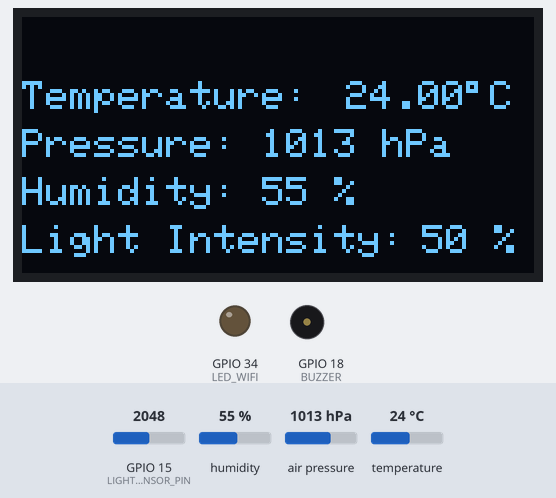
A sketch run on a simulated ESP32. Shown: 128×64 one-colour display, output pins drawn as LEDs (lit = HIGH), buzzer (waves = sounding, pin HIGH). Inputs (shaded band) come from the test bench; at power-on: GPIO 15 (LIGHT_SENSOR_PIN) = 2048, humidity 55 %, air pressure 1013 hPa, temperature 24 °C. WiFi joins after 1.5 s; servers stay silent unless stated; what the sketch prints to the serial monitor is not drawn.

Above: at 3.0 s.
At 63.0 s:
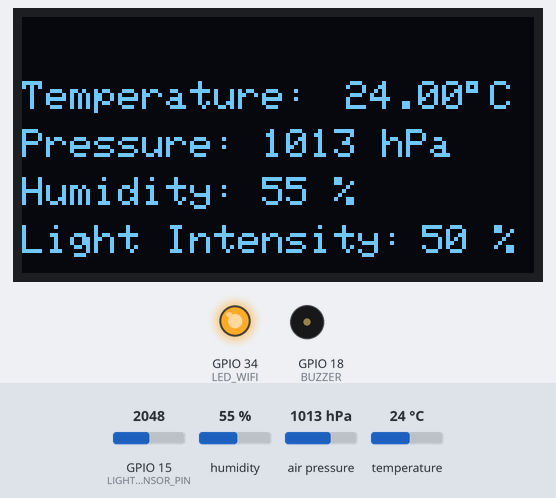
Timing chart, 0 to 64.5 s (numbered marks = the images above):
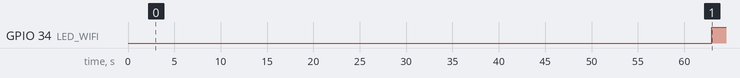

The sketch:

finalcode.ino
```cpp
#include <Wire.h>
#include <SPI.h>
#include <Adafruit_Sensor.h>
#include <Adafruit_BMP280.h>
#include <Adafruit_GFX.h>
#include <Adafruit_SSD1306.h>
#include <BlynkSimpleEsp32.h>
#include "Adafruit_HTU21DF.h"
#include <WiFiManager.h>

#define BLYNK_TEMPLATE_ID "TMPL6JvKokjjm"
#define BLYNK_TEMPLATE_NAME "MINI WEATHER STATION"
#define BLYNK_AUTH_TOKEN "iLkh0wUUdjs4Z4Hd0Q8avTICnW6YLA9s"

#define BLYNK_PRINT Serial

#define SEALEVELPRESSURE_HPA (1013.25)
#define SCREEN_WIDTH 128  // OLED display width, in pixels
#define SCREEN_HEIGHT 64  // OLED display height, in pixels
#define OLED_RESET    -1  // Reset pin # (or -1 if sharing reset pin)
#define LIGHT_SENSOR_PIN 15 //LDR sensor pin
#define BUZZER 18
#define LED_WIFI 34
#define BUTTON 14

//for buzzer alarm
bool break_happened = false;

Adafruit_SSD1306 display(SCREEN_WIDTH, SCREEN_HEIGHT, &Wire, OLED_RESET);
Adafruit_BMP280 bmp;
Adafruit_HTU21DF htu = Adafruit_HTU21DF();

double calcLightIntensity(int AnVal, int Resistor){
  float lux = (AnVal / 4095.0) * 100.0;
  //double Vout= AnVal*0.0048828125;
  //int lux=((2500/Vout-500)/Resistor);
  return lux;
}

char auth[] = BLYNK_AUTH_TOKEN;
char ssid[40] ="";  // type your wifi name
char pass[40] ="";  // type your wifi password
BlynkTimer timer;


void sendSensor()
{
    digitalWrite(LED_WIFI,HIGH);
    float temp = bmp.readTemperature();
    float pressure = bmp.readPressure()/100;
    float rel_hum = htu.readHumidity();
    //float alt = bmp.readAltitude(1013.25);
    int analogVal = analogRead(LIGHT_SENSOR_PIN); //read values from D15
    int Resistance= 10; //I am using a 10k ohms resistor
    int luxval=calcLightIntensity(analogVal, Resistance );


  // You can send any value at any time.
  // Please don't send more that 10 values per second.
    if (Blynk.connected()){
      Blynk.virtualWrite(V0, temp);
      Blynk.virtualWrite(V1, pressure);
      Blynk.virtualWrite(V2, rel_hum);
      Blynk.virtualWrite(V3, luxval);
    }


}

void ring_buzzer(){

  bool button_pressed=digitalRead(BUTTON);
  //Serial.println(digitalRead(BUTTON),break_happened);
  //Ring the buzzer
  while (break_happened == false && button_pressed == HIGH) {
    bool button_pressed=digitalRead(BUTTON);
    if (button_pressed == LOW) {
      //Serial.println(digitalRead(BUTTON));
      delay(200);
      break_happened = true;
      digitalWrite(BUZZER,LOW);
      break;
    }
    digitalWrite(BUZZER,HIGH);
    delay(500);
  }
}

void setup() {
  Serial.begin(9600);

  WiFiManager wm;
  wm.resetSettings();
  bool res = wm.autoConnect("AutoConnectAP","password");
  if(!res) {
    Serial.println("Failed to connect");
    // ESP.restart();
  }
  else {
    //if you get here you have connected to the WiFi
    Serial.println("connected...yeey :)");
    String ssidString = wm.getWiFiSSID();
    String passString = wm.getWiFiPass();
    ssidString.toCharArray(ssid, sizeof(ssid));
    passString.toCharArray(pass, sizeof(pass));
  }
  pinMode(BUZZER, OUTPUT);
  pinMode(LIGHT_SENSOR_PIN, INPUT);
  pinMode(LED_WIFI,OUTPUT);
  pinMode(BUTTON,INPUT);

  Blynk.begin(auth, ssid, pass);
  /***
  while (Blynk.connect() == false) {
    if(((millis()/1000) - timeout) > 10){   // issue msg if not connected to Blynk in more than 10 seconds
      break;
    }
  }
  ***/

  Wire.begin();
 // initialize the SSD1306 OLED display with I2C address = 0x3D
  display.begin(SSD1306_SWITCHCAPVCC, 0x3C);
 // clear the display buffer.
  display.clearDisplay();
  display.setTextSize(1);   // text size = 1
  display.setTextColor(WHITE, BLACK);  // set text color to white and black background
  display.setTextWrap(false);           // disable text wrap
  //display.setCursor(5, 0);              // move cursor to position (0, 4) pixel
  //display.print("Mini Weather Station");
  /***
  display.setCursor(123, 4);            // move cursor to position (123, 4) pixel
  display.println("S");  display.setCursor(123, display.getCursorY());
  display.println("T");  display.setCursor(123, display.getCursorY());
  display.println("A");  display.setCursor(123, display.getCursorY());
  display.println("T");  display.setCursor(123, display.getCursorY());
  display.println("I");  display.setCursor(123, display.getCursorY());
  display.println("O");  display.setCursor(123, display.getCursorY());
  display.println("N");
  display.display();        // update the display
  ***/

  unsigned status;
  status = bmp.begin(0x76);
  if (!status) {
     // connection error or device address wrong!
    Serial.println(F("Could not find a valid BMP280 sensor, check wiring!"));
    display.setCursor(34, 23);
    display.print("Connection");
    display.setCursor(49, 33);
    display.print("Error");
    display.display();        // update the display
    while (1) // stay here
      delay(1000);
  }
  if (!htu.begin()) {
    Serial.println("Couldn't find sensor!");
    while (1);
  }

  display.display();
  // update the display

  /* Default settings from datasheet. */
  bmp.setSampling(Adafruit_BMP280::MODE_NORMAL,     /* Operating Mode. */
                  Adafruit_BMP280::SAMPLING_X2,     /* Temp. oversampling */
                  Adafruit_BMP280::SAMPLING_X16,    /* Pressure oversampling */
                  Adafruit_BMP280::FILTER_X16,      /* Filtering. */
                  Adafruit_BMP280::STANDBY_MS_500); /* Standby time. */

  timer.setInterval(100L, sendSensor);

}

void loop() {
  timer.setInterval(100L, sendSensor);

  float temp_bmp280 = bmp.readTemperature();    // get temperature in degree Celsius
  float pres = bmp.readPressure()/100;       // get pressure in Pa
  //float alti = bmp.readAltitude(SEALEVELPRESSURE_HPA);       // get altitude in meter

  float temp_htu21d = htu.readTemperature();
  float rel_hum = htu.readHumidity();

  int analogVal = analogRead(LIGHT_SENSOR_PIN); //read values from D15
  int Resistance= 10; //I am using a 10k ohms resistor
  int luxval=calcLightIntensity(analogVal, Resistance );

  delay(1000);  // wait a second
 // print data on the LCD

   // print temperature
  //display.clearDisplay();
  Serial.print("Temperature1 = ");
  Serial.print(temp_bmp280);
  Serial.println("*C");
  Serial.print("Temperature2 = ");
  Serial.print(temp_htu21d);
  Serial.println("*C");

  display.setCursor(0, 16);
  display.print("Temperature:");
  display.setCursor(75, 16);
  if (temp_bmp280 < 0)
    display.printf("-%02u.%02u C", (int)abs(temp_bmp280) % 100, (int)(abs(temp_bmp280) * 100) % 100 );
  else
    display.printf(" %02u.%02u C", (int)temp_bmp280 % 100, (int)(temp_bmp280 * 100) % 100 );
 // print degree symbols ( ° )
  display.drawRect(111, 16, 3, 3, WHITE);
  //delay(2000);


 //print pressure
  //display.clearDisplay();
  Serial.print("Pressure = ");
  Serial.print(pres);
  Serial.println("hPa");
  display.setCursor(0, 28);
  display.print("Pressure:");
  display.setCursor(60, 28);
  display.printf("%02u hPa", (int)(pres));
  //delay(2000);


  //print humidity
  //display.clearDisplay();
  Serial.print("Humidity = ");
  Serial.print(rel_hum);
  Serial.println("%");
  display.setCursor(0, 40);
  display.print("Humidity:");
  display.setCursor(60, 40);
  display.printf("%02u %s", (int)(rel_hum), "%");
  //delay(2000);

   //print Altitude
  //Serial.print("Approx. Altitude = ");
  //Serial.print(alti);
  //Serial.println("m");
  //display.setCursor(38, 56);
  //display.printf("%02u m", (int)(alti));

  //print lux
  //display.clearDisplay();
  Serial.print("Light Intensity:");
  Serial.print(luxval);
  Serial.println(" lux");
  display.setCursor(0, 52);
  display.print("Light Intensity:");
  display.setCursor(100, 52);
  display.printf("%02u %s", (int)(luxval), "%");
  //delay(2000);

  //extreme conditions
  if (temp_bmp280>35 || temp_bmp280<20 || rel_hum > 80 || rel_hum < 30 || pres > 1100 || pres < 900){
    Serial.println(digitalRead(BUTTON));
    ring_buzzer();
  }
  else{
    bool break_happened = false;
  }


 // update the display
  display.display();
  delay(60000);  // wait a second
  Serial.println();

  Blynk.run();
  timer.run();
}
```

Measured:
- by itself, GPIO 34 (LED_WIFI): LOW → HIGH at 63.0 s
